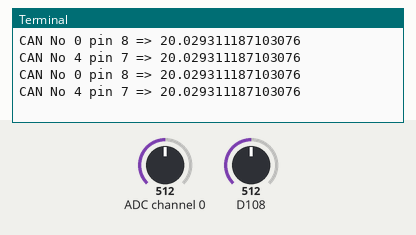
Bench run of a program on a simulated Raspberry Pi (BCM pin numbers). Shown: the last lines printed to the terminal. Inputs (shaded band) come from the test bench; at power-on: ADC channel 0 = 512, D108 = 512 (analog values on the 0–1023 scale).

Above: at 1.2 s.
1.3 s: ADC channel 0 set to 716
At 2.6 s:
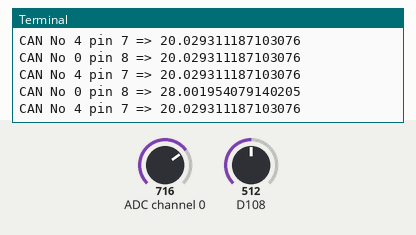
2.8 s: D108 set to 716
At 3.8 s:
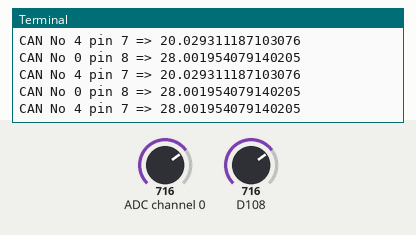
4.3 s: ADC channel 0 set to 900
At 5.6 s:
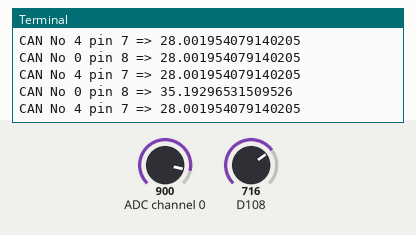
5.8 s: D108 set to 900
At 6.6 s:
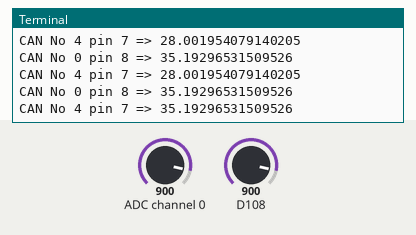
Timing chart, 0 to 8.3 s (numbered marks = the images above; inputs shaded):
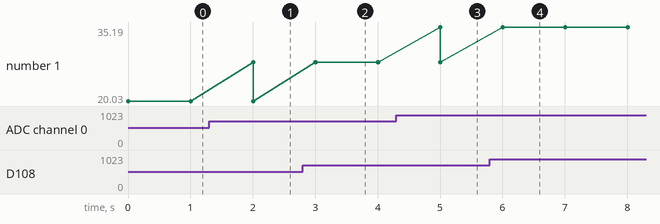

Measured:
- after the input at 1.3 s, the terminal: prints a new line after 0.70 s (image 1)
- after the input at 2.8 s, the terminal: prints a new line after 0.20 s (image 2)
- after the input at 4.3 s, the terminal: prints a new line after 0.71 s (image 3)
- after the input at 5.8 s, the terminal: prints a new line after 0.21 s (image 4)

The program:

testgpio.py
```python
from gpiozero import MCP3008
from time import sleep
import signal
import sys

pot1 = MCP3008(channel=0, device=0)
pot2 = MCP3008(channel=4, device=1)

def signal_handler(sig, frame):
	"""SIGINT Signal handle to exit gracefully
	Args:
			sig ([None]): [signal]
			frame ([None]): [frame]
	"""

	print('You pressed Ctrl+C!')
	sys.exit(0)

def main() :
	while True:
		print("CAN No 0 pin 8 => {}".format(pot1.value*40))
		print("CAN No 4 pin 7 => {}".format(pot2.value*40))
		sleep(1)


if __name__ == "__main__":
	signal.signal(signal.SIGINT, signal_handler)
	main()
```
